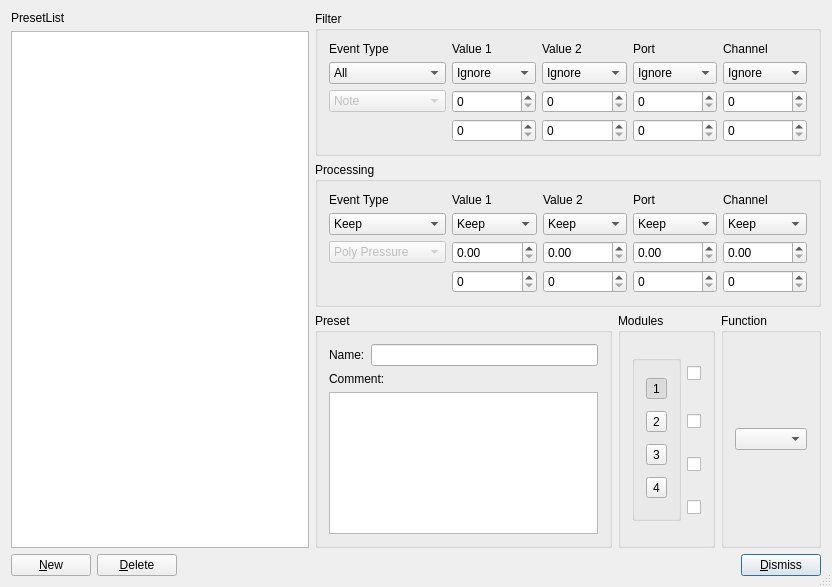
<?xml version="1.0" encoding="UTF-8"?>
<ui version="4.0">
 <class>MidiInputTransformDialogBase</class>
 <widget class="QDialog" name="MidiInputTransformDialogBase">
  <property name="geometry">
   <rect>
    <x>0</x>
    <y>0</y>
    <width>832</width>
    <height>587</height>
   </rect>
  </property>
  <property name="windowTitle">
   <string>LOS: Midi Input Transformator</string>
  </property>
  <property name="sizeGripEnabled">
   <bool>true</bool>
  </property>
  <layout class="QGridLayout">
   <property name="margin">
    <number>11</number>
   </property>
   <property name="spacing">
    <number>6</number>
   </property>
   <item row="0" column="1" colspan="3">
    <widget class="QGroupBox" name="GroupBox3">
     <property name="title">
      <string>Filter</string>
     </property>
     <layout class="QGridLayout">
      <property name="margin">
       <number>11</number>
      </property>
      <property name="spacing">
       <number>6</number>
      </property>
      <item row="1" column="0">
       <widget class="QComboBox" name="selEventOp">
        <item>
         <property name="text">
          <string>All</string>
         </property>
        </item>
        <item>
         <property name="text">
          <string>Equal</string>
         </property>
        </item>
        <item>
         <property name="text">
          <string>Unequal</string>
         </property>
        </item>
       </widget>
      </item>
      <item row="2" column="0">
       <widget class="QComboBox" name="selType">
        <property name="enabled">
         <bool>false</bool>
        </property>
        <item>
         <property name="text">
          <string>Note</string>
         </property>
        </item>
        <item>
         <property name="text">
          <string>Poly Pressure</string>
         </property>
        </item>
        <item>
         <property name="text">
          <string>Control Change</string>
         </property>
        </item>
        <item>
         <property name="text">
          <string>Aftertouch</string>
         </property>
        </item>
        <item>
         <property name="text">
          <string>Pitch Bend</string>
         </property>
        </item>
        <item>
         <property name="text">
          <string>NRPN</string>
         </property>
        </item>
        <item>
         <property name="text">
          <string>RPN</string>
         </property>
        </item>
       </widget>
      </item>
      <item row="0" column="2">
       <widget class="QLabel" name="TextLabel3">
        <property name="text">
         <string>Value 2</string>
        </property>
        <property name="wordWrap">
         <bool>false</bool>
        </property>
       </widget>
      </item>
      <item row="0" column="1">
       <widget class="QLabel" name="TextLabel2">
        <property name="text">
         <string>Value 1</string>
        </property>
        <property name="wordWrap">
         <bool>false</bool>
        </property>
       </widget>
      </item>
      <item row="0" column="0">
       <widget class="QLabel" name="TextLabel1">
        <property name="text">
         <string>Event Type</string>
        </property>
        <property name="wordWrap">
         <bool>false</bool>
        </property>
       </widget>
      </item>
      <item row="1" column="1">
       <widget class="QComboBox" name="selVal1Op">
        <item>
         <property name="text">
          <string>Ignore</string>
         </property>
        </item>
        <item>
         <property name="text">
          <string>Equal</string>
         </property>
        </item>
        <item>
         <property name="text">
          <string>Unequal</string>
         </property>
        </item>
        <item>
         <property name="text">
          <string>Higher</string>
         </property>
        </item>
        <item>
         <property name="text">
          <string>Lower</string>
         </property>
        </item>
        <item>
         <property name="text">
          <string>Inside</string>
         </property>
        </item>
        <item>
         <property name="text">
          <string>Outside</string>
         </property>
        </item>
       </widget>
      </item>
      <item row="3" column="1">
       <widget class="QSpinBox" name="selVal1b">
        <property name="maximum">
         <number>127</number>
        </property>
       </widget>
      </item>
      <item row="3" column="2">
       <widget class="QSpinBox" name="selVal2b">
        <property name="maximum">
         <number>127</number>
        </property>
       </widget>
      </item>
      <item row="2" column="1">
       <widget class="QSpinBox" name="selVal1a">
        <property name="maximum">
         <number>127</number>
        </property>
       </widget>
      </item>
      <item row="1" column="2">
       <widget class="QComboBox" name="selVal2Op">
        <item>
         <property name="text">
          <string>Ignore</string>
         </property>
        </item>
        <item>
         <property name="text">
          <string>Equal</string>
         </property>
        </item>
        <item>
         <property name="text">
          <string>Unequal</string>
         </property>
        </item>
        <item>
         <property name="text">
          <string>Higher</string>
         </property>
        </item>
        <item>
         <property name="text">
          <string>Lower</string>
         </property>
        </item>
        <item>
         <property name="text">
          <string>Inside</string>
         </property>
        </item>
        <item>
         <property name="text">
          <string>Outside</string>
         </property>
        </item>
       </widget>
      </item>
      <item row="1" column="3">
       <widget class="QComboBox" name="selPortOp">
        <item>
         <property name="text">
          <string>Ignore</string>
         </property>
        </item>
        <item>
         <property name="text">
          <string>Equal</string>
         </property>
        </item>
        <item>
         <property name="text">
          <string>Unequal</string>
         </property>
        </item>
        <item>
         <property name="text">
          <string>Higher</string>
         </property>
        </item>
        <item>
         <property name="text">
          <string>Lower</string>
         </property>
        </item>
        <item>
         <property name="text">
          <string>Inside</string>
         </property>
        </item>
        <item>
         <property name="text">
          <string>Outside</string>
         </property>
        </item>
       </widget>
      </item>
      <item row="1" column="4">
       <widget class="QComboBox" name="selChannelOp">
        <item>
         <property name="text">
          <string>Ignore</string>
         </property>
        </item>
        <item>
         <property name="text">
          <string>Equal</string>
         </property>
        </item>
        <item>
         <property name="text">
          <string>Unequal</string>
         </property>
        </item>
        <item>
         <property name="text">
          <string>Higher</string>
         </property>
        </item>
        <item>
         <property name="text">
          <string>Lower</string>
         </property>
        </item>
        <item>
         <property name="text">
          <string>Inside</string>
         </property>
        </item>
        <item>
         <property name="text">
          <string>Outside</string>
         </property>
        </item>
       </widget>
      </item>
      <item row="0" column="4">
       <widget class="QLabel" name="TextLabel2_2">
        <property name="text">
         <string>Channel</string>
        </property>
        <property name="wordWrap">
         <bool>false</bool>
        </property>
       </widget>
      </item>
      <item row="0" column="3">
       <widget class="QLabel" name="TextLabel1_3">
        <property name="text">
         <string>Port</string>
        </property>
        <property name="wordWrap">
         <bool>false</bool>
        </property>
       </widget>
      </item>
      <item row="2" column="2">
       <widget class="QSpinBox" name="selVal2a">
        <property name="maximum">
         <number>127</number>
        </property>
       </widget>
      </item>
      <item row="2" column="4">
       <widget class="QSpinBox" name="selChannelVala">
        <property name="maximum">
         <number>127</number>
        </property>
       </widget>
      </item>
      <item row="2" column="3">
       <widget class="QSpinBox" name="selPortVala">
        <property name="maximum">
         <number>127</number>
        </property>
       </widget>
      </item>
      <item row="3" column="4">
       <widget class="QSpinBox" name="selChannelValb">
        <property name="maximum">
         <number>127</number>
        </property>
       </widget>
      </item>
      <item row="3" column="3">
       <widget class="QSpinBox" name="selPortValb">
        <property name="maximum">
         <number>127</number>
        </property>
       </widget>
      </item>
     </layout>
    </widget>
   </item>
   <item row="1" column="1" colspan="3">
    <widget class="QGroupBox" name="GroupBox5">
     <property name="title">
      <string>Processing</string>
     </property>
     <layout class="QGridLayout">
      <property name="margin">
       <number>11</number>
      </property>
      <property name="spacing">
       <number>6</number>
      </property>
      <item row="0" column="0">
       <widget class="QLabel" name="TextLabel5">
        <property name="text">
         <string>Event Type</string>
        </property>
        <property name="wordWrap">
         <bool>false</bool>
        </property>
       </widget>
      </item>
      <item row="1" column="0">
       <widget class="QComboBox" name="procEventOp">
        <item>
         <property name="text">
          <string>Keep</string>
         </property>
        </item>
        <item>
         <property name="text">
          <string>Fix</string>
         </property>
        </item>
       </widget>
      </item>
      <item row="2" column="0">
       <widget class="QComboBox" name="procType">
        <property name="enabled">
         <bool>false</bool>
        </property>
        <item>
         <property name="text">
          <string>Poly Pressure</string>
         </property>
        </item>
        <item>
         <property name="text">
          <string>Control Change</string>
         </property>
        </item>
        <item>
         <property name="text">
          <string>Aftertouch</string>
         </property>
        </item>
        <item>
         <property name="text">
          <string>Pitch Bend</string>
         </property>
        </item>
        <item>
         <property name="text">
          <string>NRPN</string>
         </property>
        </item>
        <item>
         <property name="text">
          <string>RPN</string>
         </property>
        </item>
       </widget>
      </item>
      <item row="1" column="1">
       <widget class="QComboBox" name="procVal1Op">
        <item>
         <property name="text">
          <string>Keep</string>
         </property>
        </item>
        <item>
         <property name="text">
          <string>Plus</string>
         </property>
        </item>
        <item>
         <property name="text">
          <string>Minus</string>
         </property>
        </item>
        <item>
         <property name="text">
          <string>Multiply</string>
         </property>
        </item>
        <item>
         <property name="text">
          <string>Divide</string>
         </property>
        </item>
        <item>
         <property name="text">
          <string>Fix</string>
         </property>
        </item>
        <item>
         <property name="text">
          <string>Value 2</string>
         </property>
        </item>
        <item>
         <property name="text">
          <string>Invert</string>
         </property>
        </item>
        <item>
         <property name="text">
          <string>ScaleMap</string>
         </property>
        </item>
        <item>
         <property name="text">
          <string>Flip</string>
         </property>
        </item>
        <item>
         <property name="text">
          <string>Dyn</string>
         </property>
        </item>
        <item>
         <property name="text">
          <string>Random</string>
         </property>
        </item>
       </widget>
      </item>
      <item row="0" column="1">
       <widget class="QLabel" name="TextLabel6">
        <property name="text">
         <string>Value 1</string>
        </property>
        <property name="wordWrap">
         <bool>false</bool>
        </property>
       </widget>
      </item>
      <item row="0" column="2">
       <widget class="QLabel" name="TextLabel7">
        <property name="text">
         <string>Value 2</string>
        </property>
        <property name="wordWrap">
         <bool>false</bool>
        </property>
       </widget>
      </item>
      <item row="3" column="1">
       <widget class="QSpinBox" name="procVal1b">
        <property name="maximum">
         <number>9999</number>
        </property>
       </widget>
      </item>
      <item row="3" column="2">
       <widget class="QSpinBox" name="procVal2b">
        <property name="maximum">
         <number>9999</number>
        </property>
       </widget>
      </item>
      <item row="2" column="1">
       <widget class="SpinBoxFP" name="procVal1a">
         <property name="maximum" stdset="0">
         <number>99999999</number>
        </property>
       </widget>
      </item>
      <item row="3" column="4">
       <widget class="QSpinBox" name="procChannelValb">
        <property name="maximum">
         <number>127</number>
        </property>
       </widget>
      </item>
      <item row="3" column="3">
       <widget class="QSpinBox" name="procPortValb">
        <property name="maximum">
         <number>127</number>
        </property>
       </widget>
      </item>
      <item row="0" column="3">
       <widget class="QLabel" name="TextLabel1_3_2">
        <property name="text">
         <string>Port</string>
        </property>
        <property name="wordWrap">
         <bool>false</bool>
        </property>
       </widget>
      </item>
      <item row="1" column="2">
       <widget class="QComboBox" name="procVal2Op">
        <item>
         <property name="text">
          <string>Keep</string>
         </property>
        </item>
        <item>
         <property name="text">
          <string>Plus</string>
         </property>
        </item>
        <item>
         <property name="text">
          <string>Minus</string>
         </property>
        </item>
        <item>
         <property name="text">
          <string>Multiply</string>
         </property>
        </item>
        <item>
         <property name="text">
          <string>Divide</string>
         </property>
        </item>
        <item>
         <property name="text">
          <string>Fix</string>
         </property>
        </item>
        <item>
         <property name="text">
          <string>Value 1</string>
         </property>
        </item>
        <item>
         <property name="text">
          <string>Invert</string>
         </property>
        </item>
        <item>
         <property name="text">
          <string>Dyn</string>
         </property>
        </item>
        <item>
         <property name="text">
          <string>Random</string>
         </property>
        </item>
       </widget>
      </item>
      <item row="1" column="4">
       <widget class="QComboBox" name="procChannelOp">
        <item>
         <property name="text">
          <string>Keep</string>
         </property>
        </item>
        <item>
         <property name="text">
          <string>Plus</string>
         </property>
        </item>
        <item>
         <property name="text">
          <string>Minus</string>
         </property>
        </item>
        <item>
         <property name="text">
          <string>Multiply</string>
         </property>
        </item>
        <item>
         <property name="text">
          <string>Divide</string>
         </property>
        </item>
        <item>
         <property name="text">
          <string>Fix</string>
         </property>
        </item>
        <item>
         <property name="text">
          <string>Value 1</string>
         </property>
        </item>
        <item>
         <property name="text">
          <string>Invert</string>
         </property>
        </item>
        <item>
         <property name="text">
          <string>Dyn</string>
         </property>
        </item>
        <item>
         <property name="text">
          <string>Random</string>
         </property>
        </item>
       </widget>
      </item>
      <item row="1" column="3">
       <widget class="QComboBox" name="procPortOp">
        <item>
         <property name="text">
          <string>Keep</string>
         </property>
        </item>
        <item>
         <property name="text">
          <string>Plus</string>
         </property>
        </item>
        <item>
         <property name="text">
          <string>Minus</string>
         </property>
        </item>
        <item>
         <property name="text">
          <string>Multiply</string>
         </property>
        </item>
        <item>
         <property name="text">
          <string>Divide</string>
         </property>
        </item>
        <item>
         <property name="text">
          <string>Fix</string>
         </property>
        </item>
        <item>
         <property name="text">
          <string>Value 1</string>
         </property>
        </item>
        <item>
         <property name="text">
          <string>Invert</string>
         </property>
        </item>
        <item>
         <property name="text">
          <string>Dyn</string>
         </property>
        </item>
        <item>
         <property name="text">
          <string>Random</string>
         </property>
        </item>
       </widget>
      </item>
      <item row="0" column="4">
       <widget class="QLabel" name="TextLabel2_2_2">
        <property name="text">
         <string>Channel</string>
        </property>
        <property name="wordWrap">
         <bool>false</bool>
        </property>
       </widget>
      </item>
      <item row="2" column="2">
        <widget class="SpinBoxFP" name="procVal2a">
          <property name="maximum" stdset="0">
         <number>99999999</number>
        </property>
       </widget>
      </item>
      <item row="2" column="3">
        <widget class="SpinBoxFP" name="procPortVala">
          <property name="maximum" stdset="0">
         <number>99999999</number>
        </property>
       </widget>
      </item>
      <item row="2" column="4">
        <widget class="SpinBoxFP" name="procChannelVala">
          <property name="maximum" stdset="0">
         <number>99999999</number>
        </property>
       </widget>
      </item>
     </layout>
    </widget>
   </item>
   <item row="2" column="2">
    <widget class="QGroupBox" name="GroupBox5_2">
     <property name="sizePolicy">
      <sizepolicy hsizetype="Maximum" vsizetype="Preferred">
       <horstretch>0</horstretch>
       <verstretch>0</verstretch>
      </sizepolicy>
     </property>
     <property name="title">
      <string>Modules</string>
     </property>
     <layout class="QGridLayout">
      <property name="margin">
       <number>11</number>
      </property>
      <property name="spacing">
       <number>6</number>
      </property>
      <item row="0" column="0" rowspan="4">
       <widget class="QGroupBox" name="modulBox">
        <property name="sizePolicy">
         <sizepolicy hsizetype="Preferred" vsizetype="Expanding">
          <horstretch>0</horstretch>
          <verstretch>0</verstretch>
         </sizepolicy>
        </property>
        <property name="title">
         <string/>
        </property>
        <property name="flat">
         <bool>true</bool>
        </property>
        <property name="lineWidth" stdset="0">
         <number>0</number>
        </property>
        <property name="exclusive" stdset="0">
         <bool>true</bool>
        </property>
        <layout class="QVBoxLayout">
         <item>
          <widget class="QToolButton" name="modul1select">
           <property name="text">
            <string>1</string>
           </property>
           <property name="checkable">
            <bool>true</bool>
           </property>
           <property name="checked">
            <bool>true</bool>
           </property>
          </widget>
         </item>
         <item>
          <widget class="QToolButton" name="modul2select">
           <property name="text">
            <string>2</string>
           </property>
           <property name="checkable">
            <bool>true</bool>
           </property>
          </widget>
         </item>
         <item>
          <widget class="QToolButton" name="modul3select">
           <property name="text">
            <string>3</string>
           </property>
           <property name="checkable">
            <bool>true</bool>
           </property>
          </widget>
         </item>
         <item>
          <widget class="QToolButton" name="modul4select">
           <property name="text">
            <string>4</string>
           </property>
           <property name="checkable">
            <bool>true</bool>
           </property>
          </widget>
         </item>
        </layout>
       </widget>
      </item>
      <item row="0" column="1">
       <widget class="QCheckBox" name="modul1enable">
        <property name="sizePolicy">
         <sizepolicy hsizetype="Maximum" vsizetype="Fixed">
          <horstretch>0</horstretch>
          <verstretch>0</verstretch>
         </sizepolicy>
        </property>
        <property name="toolTip">
         <string>enable modul 1</string>
        </property>
        <property name="text">
         <string/>
        </property>
       </widget>
      </item>
      <item row="1" column="1">
       <widget class="QCheckBox" name="modul2enable">
        <property name="sizePolicy">
         <sizepolicy hsizetype="Maximum" vsizetype="Fixed">
          <horstretch>0</horstretch>
          <verstretch>0</verstretch>
         </sizepolicy>
        </property>
        <property name="toolTip">
         <string>enable modul 2</string>
        </property>
        <property name="text">
         <string/>
        </property>
       </widget>
      </item>
      <item row="2" column="1">
       <widget class="QCheckBox" name="modul3enable">
        <property name="sizePolicy">
         <sizepolicy hsizetype="Maximum" vsizetype="Fixed">
          <horstretch>0</horstretch>
          <verstretch>0</verstretch>
         </sizepolicy>
        </property>
        <property name="toolTip">
         <string>enable modul 3</string>
        </property>
        <property name="text">
         <string/>
        </property>
       </widget>
      </item>
      <item row="3" column="1">
       <widget class="QCheckBox" name="modul4enable">
        <property name="sizePolicy">
         <sizepolicy hsizetype="Maximum" vsizetype="Fixed">
          <horstretch>0</horstretch>
          <verstretch>0</verstretch>
         </sizepolicy>
        </property>
        <property name="toolTip">
         <string>enable modul 4</string>
        </property>
        <property name="text">
         <string/>
        </property>
       </widget>
      </item>
     </layout>
    </widget>
   </item>
   <item row="2" column="1">
    <widget class="QGroupBox" name="GroupBox6_2">
     <property name="sizePolicy">
      <sizepolicy hsizetype="MinimumExpanding" vsizetype="Preferred">
       <horstretch>0</horstretch>
       <verstretch>0</verstretch>
      </sizepolicy>
     </property>
     <property name="title">
      <string>Preset</string>
     </property>
     <layout class="QVBoxLayout">
      <property name="spacing">
       <number>6</number>
      </property>
      <property name="margin">
       <number>11</number>
      </property>
      <item>
       <layout class="QHBoxLayout">
        <property name="spacing">
         <number>6</number>
        </property>
        <property name="margin">
         <number>0</number>
        </property>
        <item>
         <widget class="QLabel" name="TextLabel13_2">
          <property name="text">
           <string>Name:</string>
          </property>
          <property name="wordWrap">
           <bool>false</bool>
          </property>
         </widget>
        </item>
        <item>
         <widget class="QLineEdit" name="nameEntry">
          <property name="sizePolicy">
           <sizepolicy hsizetype="MinimumExpanding" vsizetype="Fixed">
            <horstretch>0</horstretch>
            <verstretch>0</verstretch>
           </sizepolicy>
          </property>
         </widget>
        </item>
       </layout>
      </item>
      <item>
       <widget class="QLabel" name="TextLabel14_2">
        <property name="text">
         <string>Comment:</string>
        </property>
        <property name="wordWrap">
         <bool>false</bool>
        </property>
       </widget>
      </item>
      <item>
       <widget class="QTextEdit" name="commentEntry">
        <property name="sizePolicy">
         <sizepolicy hsizetype="Minimum" vsizetype="Expanding">
          <horstretch>0</horstretch>
          <verstretch>0</verstretch>
         </sizepolicy>
        </property>
       </widget>
      </item>
     </layout>
    </widget>
   </item>
   <item row="2" column="3">
    <widget class="QGroupBox" name="GroupBox7_2">
     <property name="sizePolicy">
      <sizepolicy hsizetype="Maximum" vsizetype="Preferred">
       <horstretch>0</horstretch>
       <verstretch>0</verstretch>
      </sizepolicy>
     </property>
     <property name="title">
      <string>Function</string>
     </property>
     <layout class="QVBoxLayout">
      <property name="spacing">
       <number>6</number>
      </property>
      <property name="margin">
       <number>11</number>
      </property>
      <item>
       <widget class="QComboBox" name="funcOp"/>
      </item>
     </layout>
    </widget>
   </item>
   <item row="3" column="0" colspan="4">
    <layout class="QHBoxLayout">
     <property name="spacing">
      <number>6</number>
     </property>
     <property name="margin">
      <number>0</number>
     </property>
     <item>
      <widget class="QPushButton" name="buttonNew">
       <property name="toolTip">
        <string>create new preset</string>
       </property>
       <property name="text">
        <string>&amp;New</string>
       </property>
       <property name="autoDefault">
        <bool>true</bool>
       </property>
      </widget>
     </item>
     <item>
      <widget class="QPushButton" name="buttonDelete">
       <property name="toolTip">
        <string>delete preset</string>
       </property>
       <property name="text">
        <string>&amp;Delete</string>
       </property>
       <property name="autoDefault">
        <bool>true</bool>
       </property>
      </widget>
     </item>
     <item>
      <spacer name="Horizontal Spacing2">
       <property name="orientation">
        <enum>Qt::Horizontal</enum>
       </property>
       <property name="sizeType">
        <enum>QSizePolicy::Expanding</enum>
       </property>
       <property name="sizeHint" stdset="0">
        <size>
         <width>20</width>
         <height>20</height>
        </size>
       </property>
      </spacer>
     </item>
     <item>
      <widget class="QPushButton" name="buttonOk">
       <property name="text">
        <string>&amp;Dismiss</string>
       </property>
       <property name="autoDefault">
        <bool>true</bool>
       </property>
       <property name="default">
        <bool>true</bool>
       </property>
      </widget>
     </item>
    </layout>
   </item>
   <item row="0" column="0" rowspan="3">
    <layout class="QVBoxLayout">
     <property name="spacing">
      <number>6</number>
     </property>
     <property name="margin">
      <number>0</number>
     </property>
     <item>
      <widget class="QLabel" name="TextLabel1_2">
       <property name="text">
        <string>PresetList</string>
       </property>
       <property name="wordWrap">
        <bool>false</bool>
       </property>
      </widget>
     </item>
     <item>
      <widget class="QListWidget" name="presetList">
       <property name="sizePolicy">
        <sizepolicy hsizetype="MinimumExpanding" vsizetype="MinimumExpanding">
         <horstretch>0</horstretch>
         <verstretch>0</verstretch>
        </sizepolicy>
       </property>
      </widget>
     </item>
    </layout>
   </item>
  </layout>
 </widget>
 <layoutdefault spacing="6" margin="11"/>
 <customwidgets>
   <customwidget>
     <class>SpinBoxFP</class>
     <extends>QDoubleSpinBox</extends>
     <header>spinboxFP.h</header>
   </customwidget>
 </customwidgets>
 <tabstops>
  <tabstop>selEventOp</tabstop>
  <tabstop>selType</tabstop>
  <tabstop>selVal1Op</tabstop>
  <tabstop>selVal1a</tabstop>
  <tabstop>selVal1b</tabstop>
  <tabstop>selVal2Op</tabstop>
  <tabstop>selVal2a</tabstop>
  <tabstop>selVal2b</tabstop>
  <tabstop>selPortOp</tabstop>
  <tabstop>selPortVala</tabstop>
  <tabstop>selPortValb</tabstop>
  <tabstop>selChannelOp</tabstop>
  <tabstop>selChannelVala</tabstop>
  <tabstop>selChannelValb</tabstop>
  <tabstop>procEventOp</tabstop>
  <tabstop>procType</tabstop>
  <tabstop>procVal1Op</tabstop>
  <tabstop>procVal1b</tabstop>
  <tabstop>procVal2Op</tabstop>
  <tabstop>procVal2b</tabstop>
  <tabstop>procPortOp</tabstop>
  <tabstop>procPortValb</tabstop>
  <tabstop>procChannelOp</tabstop>
  <tabstop>procChannelValb</tabstop>
  <tabstop>modul1enable</tabstop>
  <tabstop>modul2enable</tabstop>
  <tabstop>modul3enable</tabstop>
  <tabstop>modul4enable</tabstop>
  <tabstop>funcOp</tabstop>
  <tabstop>nameEntry</tabstop>
  <tabstop>commentEntry</tabstop>
  <tabstop>presetList</tabstop>
  <tabstop>buttonNew</tabstop>
  <tabstop>buttonDelete</tabstop>
  <tabstop>buttonOk</tabstop>
 </tabstops>
 <resources/>
 <connections>
  <connection>
   <sender>buttonOk</sender>
   <signal>clicked()</signal>
   <receiver>MidiInputTransformDialogBase</receiver>
   <slot>accept()</slot>
   <hints>
    <hint type="sourcelabel">
     <x>20</x>
     <y>20</y>
    </hint>
    <hint type="destinationlabel">
     <x>20</x>
     <y>20</y>
    </hint>
   </hints>
  </connection>
 </connections>
</ui>
